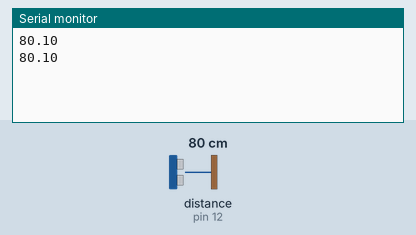
Recording of a sketch running on a simulated Arduino Uno, built with avr-gcc and run on an emulated ATmega328P. Shown: the last lines printed to the serial monitor. Wiring (inferred from the names in the program): ultrasonic range finder: trigger pin 13; echo pin 12. The inputs (shaded band) are chosen by the test bench; at power-on: distance to the obstacle (sensor on pin 12) 80 cm. The echo pulse lasts 58.3 µs per cm.

Above: at 1.8 s.
1.9 s: distance to the obstacle (sensor on pin 12) set to 2 cm
At 2.8 s:
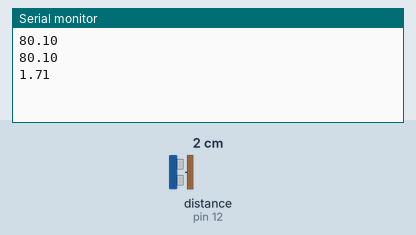
3.4 s: distance to the obstacle (sensor on pin 12) set to 4 cm
At 4.8 s:
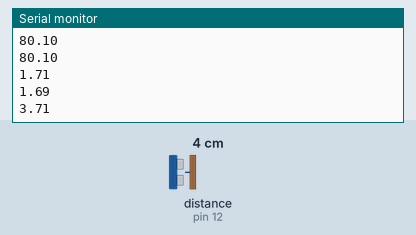
Timing chart, 0 to 6.4 s (numbered marks = the images above; inputs shaded):
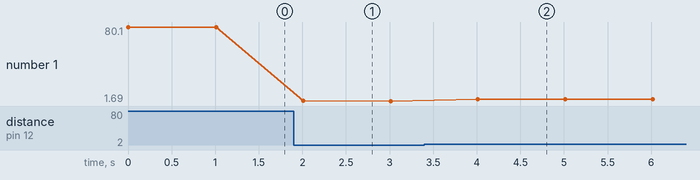

Measured:
- after the input at 1.9 s, the serial monitor: prints a new line after 0.11 s (image 1)
- after the input at 3.4 s, the serial monitor: prints a new line after 0.61 s (image 2)
- plotted number 1: 80.1 → 1.69 after the input at 1.9 s, 1.69 → 3.71 after the input at 3.4 s

The sketch:

UltraSoundDistance.ino.ino
```cpp
int inputPin = 12;//echo
int outputPin = 13;//trig
void setup(){
  Serial.begin(9600);
  pinMode(inputPin,INPUT);
  pinMode(outputPin,OUTPUT);
}
void loop(){
  digitalWrite(outputPin,LOW);
  delayMicroseconds(2);
  digitalWrite(outputPin,HIGH);
  delayMicroseconds(10);
  digitalWrite(outputPin,LOW);
  float distance = pulseIn(inputPin,HIGH);
  distance = distance / 58 ;
  Serial.println(distance);
  delay(1000);
  }
```
